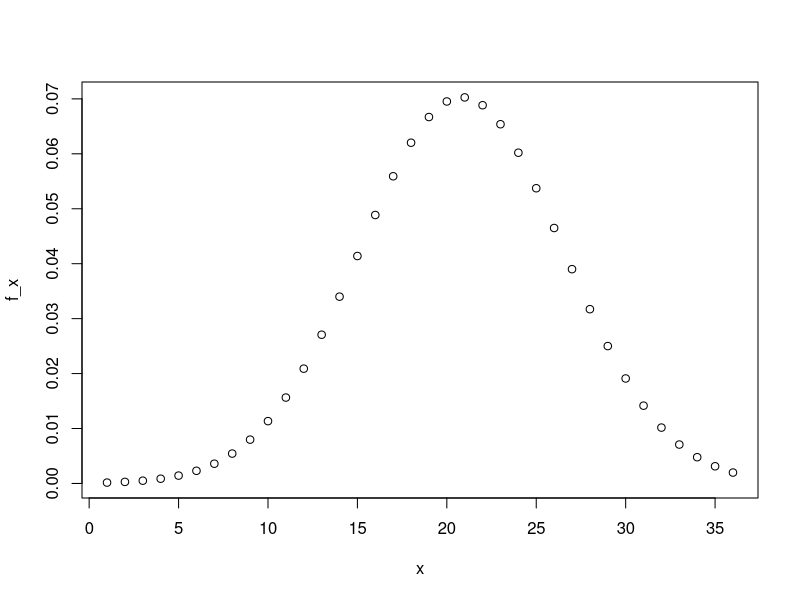
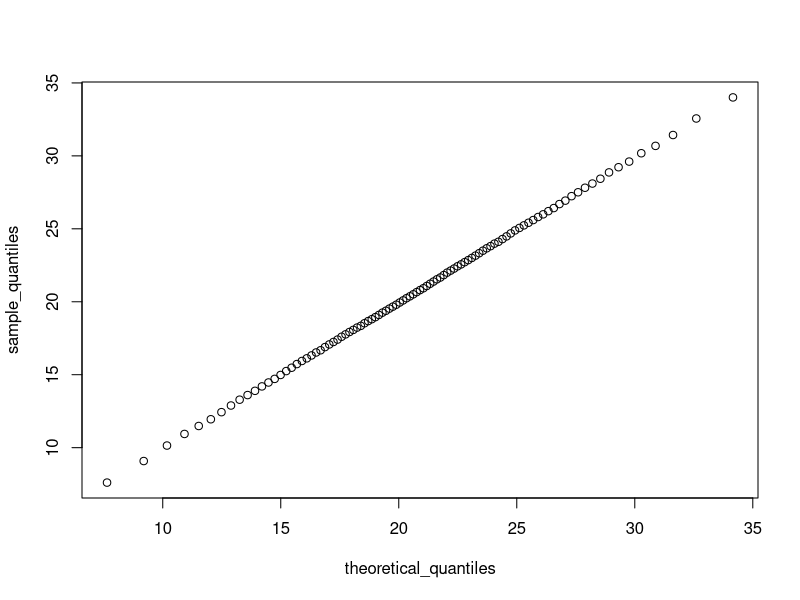

These figures' R source, in order: (Note: this script raises an error after producing the figures.)
set.seed(16)
act_scores <- rnorm(10000,mean=20.9, sd=5.7)

#1a What is the mean of act_scores
avg_act <- mean(act_scores)
avg_act

#1b What is the standard deviation
sd_act <- sd(act_scores)
sd_act

#1c A perfect score is 36 or greater (the maximum reported score is 36).

#In act_scores, how many perfect scores are there out of 10,000 simulated tests?
mean(act_scores>=36)*10000

# 1d In act_scores, what is the probability of an ACT score greater than 30?
1 - pnorm(30,avg_act,sd_act)

#1e In act_scores, what is the probability of an ACT score less than or equal to 10?
  
pnorm(10, avg_act,sd_act)

#2 Set x equal to the sequence of integers 1 to 36. Use dnorm to determine the value of the probability density function over x given a mean of 20.9 and standard deviation of 5.7; save the result as f_x. Plot x against f_x.
#Which of the following plots is correct?
  
x <- 1:36
f_x <- dnorm(x, avg_act, sd_act)
plot(x, f_x)

#3a What is the probability of a Z-score greater than 2 (2 standard deviations above the mean)?
  
# scaling act_scores
z_act_scores <- scale(act_scores)

# probability of z >= 2
mean(z_act_scores>=2)

#3b What ACT score value corresponds to 2 standard deviations above the mean (Z = 2)?
  
avg_act + 2*sd_act

#3c A Z-score of 2 corresponds roughly to the 97.5th percentile.
#Use qnorm() to determine the 97.5th percentile of normally distributed data with the mean and standard deviation observed in act_scores.
#What is the 97.5th percentile of act_scores?
qnorm(0.975, avg_act, sd_act)

#4a What is the minimum integer score such that the probability of that score or lower is at least .95?
qnorm(.95,avg_act,sd_act)

#4b Use qnorm() to determine the expected 95th percentile, the value for which the probability of receiving that score or lower is 0.95, given a mean score of 20.9 and standard deviation of 5.7.
# What is the expected 95th percentile of ACT scores?
qnorm(.95, 20.9, 5.7)

# 4c As discussed in the Data Visualization course, we can use quantile() to determine sample quantiles from the data.
# Make a vector containing the quantiles for p <- seq(0.01, 0.99, 0.01), the 1st through 99th percentiles of the act_scores data. Save these as sample_quantiles.
# In what percentile is a score of 26?
  
p <- seq(0.01, 0.99, 0.01)
sample_quantiles <- quantile(act_scores,p)

# to determine percentile of a score of 26
names(sample_quantiles[max(which(sample_quantiles < 26))])

# which(s...<26) returns a vector with all percentiles for scores 26 or lower
which(sample_quantiles<26)

# doing max(which(s...< 26)) we isolate the percentile for score 26
max(which(sample_quantiles < 26))

# sample quantile(...) returns the tibble
sample_quantiles[max(which(sample_quantiles < 26))]

# in order to know the value __% we need to use names (like getting the column name)
names(sample_quantiles[max(which(sample_quantiles < 26))])

#4d Make a corresponding set of theoretical quantiles using qnorm() over the interval p <- seq(0.01, 0.99, 0.01) with mean 20.9 and standard deviation 5.7. Save these as theoretical_quantiles. Make a QQ-plot graphing sample_quantiles on the y-axis versus theoretical_quantiles on the x-axis.

# recap, sample_quantiles <- quantile(act_scores, p)
# now we calculate theoretical qs

p <- seq(0.01, 0.99, 0.01)
theoretical_quantiles <- qnorm(p, 20.9, 5.7)

# to qqplot
qqplot(theoretical_quantiles, sample_quantiles)

#The CDF distribution for act_scores with the mean and 5% and 95% quantiles

act_cdf <- sapply(1:36, function (x){
  mean(act_scores <= x)
})

x <- 1:36
y <- act_cdf

ggplot() + geom_line(aes(x,y),size=1) + geom_vline(xintercept = sample_quantiles[95], linetype="dotted", color="green", size=1 ) + geom_vline(xintercept = sample_quantiles[5], linetype="dotted", color="red", size=1 ) + geom_vline(xintercept = avg_act, color="black", alpha=0.2 )